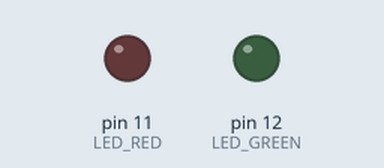
Recording of a sketch running on a simulated Arduino Uno, built with avr-gcc and run on an emulated ATmega328P. Shown: output pins drawn as LEDs (lit = HIGH). What the sketch prints to the serial monitor is not drawn.

Above: at 23.5 s.
At 33.5 s:
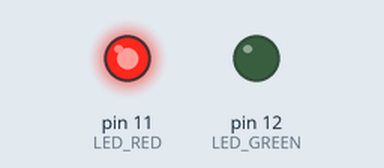
Timing chart, 0 to 36.6 s (numbered marks = the images above):
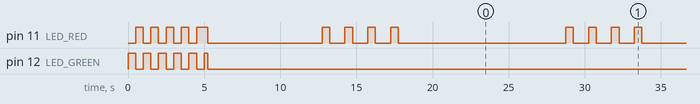

Measured:
- by itself, pin 11 (LED_RED): HIGH → LOW at 1.0 s, → HIGH 0.50 s later, → LOW 0.50 s later, → HIGH 0.50 s later, … (73 changes in this stretch)
- by itself, everything shown: repeats every 16.0 s, in 8 steps

The sketch:

esp_server.ino
```cpp
/*
Ricardo Mena C Apr 5 2015

rgacort12@gmail.com

Serial comunication with ESP8266 through FTDI
Check IteadStudio to see AT commands
http://wiki.iteadstudio.com/ESP8266_Serial_WIFI_Module

Connections

ESP8266_TX->D0(RX0)
ESP8266_RX->D1(TX1)
ESP8266_CH_PD->3.3V
ESP8266_VCC->3.3V
ESP8266_GND->GND

FTDI_RX->D3
FTDI_TX->D2

For debug purpose. Example
  _dbg.println("Hello World! :) ");

TODO no responde al iniciar sin tocar nada solo si se le pone momentaneamente
RST a GND y se quita

*/

#include <SoftwareSerial.h>

SoftwareSerial debug(2, 3);//ARDUINO(RX, TX)->ESP8266(TX, RX)


#define _serial Serial
#define _dbg  debug

#define LED_GREEN 12
#define LED_RED 11

#define SSID "YourApName"
#define PASSWORD "YourApPassword"


boolean _find(String text, String fnd1 = "OK", String fnd2 = "no change");

boolean ini_blink = false;
boolean at_cwjap_flag = false;
boolean at_flag = false;

String at_cwjap ="AT+CWJAP=\"";


void setup(){
  _serial.begin(115200);//ESP serial
  _dbg.begin(9600);//Debug serial, FTDI
  pinMode(LED_GREEN, OUTPUT);
  pinMode(LED_RED, OUTPUT);
  blink_leds(5000);//wait that ESP8266 stabilize
  _serial.println("AT");
  serial_read(1000);
  _serial.println("AT+RST");
  serial_read(5000);
  _serial.println("AT");
  if(_find(serial_read(1000))){//ESP8266 is good, otherwise ckeck
      digitalWrite(LED_GREEN, HIGH);
      delay(1000);
      digitalWrite(LED_GREEN, LOW);
      at_flag = true;
  }else{
      blink_red();//check ESP8366
  }//end if
  if(at_flag){
    _serial.println("AT+CWMODE=1");//set station mode
    if(_find(serial_read(500))){
      digitalWrite(LED_GREEN, HIGH);
      delay(1000);
      digitalWrite(LED_GREEN, LOW);
    }//end if
  }//end if
    at_cwjap += SSID;
    at_cwjap += "\",\"";
    at_cwjap += PASSWORD;
    at_cwjap += "\"";
}//end setup
void loop(){
  //Join AP
  if(!at_cwjap_flag){
    at_cwjap_flag = join_ap(at_cwjap);//Joining AP
  }

  //TODO verificar cada 2h
  //Check if you lost the connection, if this happend, allow check it again
  if(at_cwjap_flag){
    at_cwjap_flag =check_ip("192.168.2.");//expect always true
  }


}

//Join AP
boolean join_ap(String &jap){
  _serial.println(jap);//Joining AP
  if(_find(serial_read(10000))){
    /*In the start it need a lot of time
    If just have "lost connection" need less.*/
    digitalWrite(LED_GREEN, HIGH);
    return true;// joinig successful
  }else{
    blink_red();
  }
  return false;
}//end join_ap


//Check IP
boolean check_ip(String ip_range){
  //expected IP range
  _serial.println("AT+CIFSR");
  //It supposed that I should use "AT+CIPSTATUS" but can entangle, I prefere this way
  return _find(serial_read(500), ip_range);
}//end check_ip

void blink_red(){
  digitalWrite(LED_RED, LOW);
  digitalWrite(LED_GREEN, LOW);
  unsigned long start = millis();
  while(millis()-start < 5000){//blink 5s
    delay(500);
    digitalWrite(LED_RED, HIGH);
    delay(500);
    digitalWrite(LED_RED, LOW);
    delay(500);
  }//end while
}//end blink_red


void blink_leds(unsigned int timIn){
  unsigned long start = millis();
  while(millis()-start < timIn){//blink this time
    digitalWrite(LED_GREEN, HIGH);
    digitalWrite(LED_RED, LOW);
    delay(500);
    digitalWrite(LED_RED, HIGH);
    digitalWrite(LED_GREEN, LOW);
    delay(500);
  }//end while
  digitalWrite(LED_RED, HIGH);
  digitalWrite(LED_GREEN, HIGH);
  delay(250);
  digitalWrite(LED_RED, LOW);
  digitalWrite(LED_GREEN, LOW);
}//end blink_leds


//Find if some instrucction goes wrong or good
//You can use this if you don't have a FTDI, example
/*
  _serial.println("AT+CWJAP=\"SSID\",\"\PASSWORD"");
  if(_find(serial_read(1000), "OK")){
    digitalWrite(red_led, LOW);
    digitalWrite(green_led, HIGH);
  }else{
    digitalWrite(green_led, LOW);
    digitalWrite(red_led, HIGH);
  }
*/

boolean _find(String text, String fnd1, String fnd2){
  if((text.indexOf(fnd1)!=-1) || (text.indexOf(fnd2)!=-1)){
    return true;
  }//end if
  return false;
}//end _find


String serial_write(unsigned long timeOut){
  String cmd="";
  unsigned long start = millis();
  while(millis()-start < timeOut){//Read befor this time
    if(_dbg.available()){
      cmd+=(char)_dbg.read();
    }//end if
  }//end while
  if(cmd!=""){
    _serial.println(cmd);
  }
  return cmd;
}//end serial_write

String serial_read(unsigned long timeOut){
  String msg = "";
  unsigned long start = millis();
  while(millis()-start < timeOut){//Read befor this time
    if(_serial.available()){
      char c = _serial.read(); // read the next character.
      msg +=c;
    }//end if
  }//end while
  if(msg!=""){
    _dbg.println(msg);
  }
  return msg;
}//end serial_read


void flush_serial(){
  _serial.flush();
  _dbg.flush();
}
```
